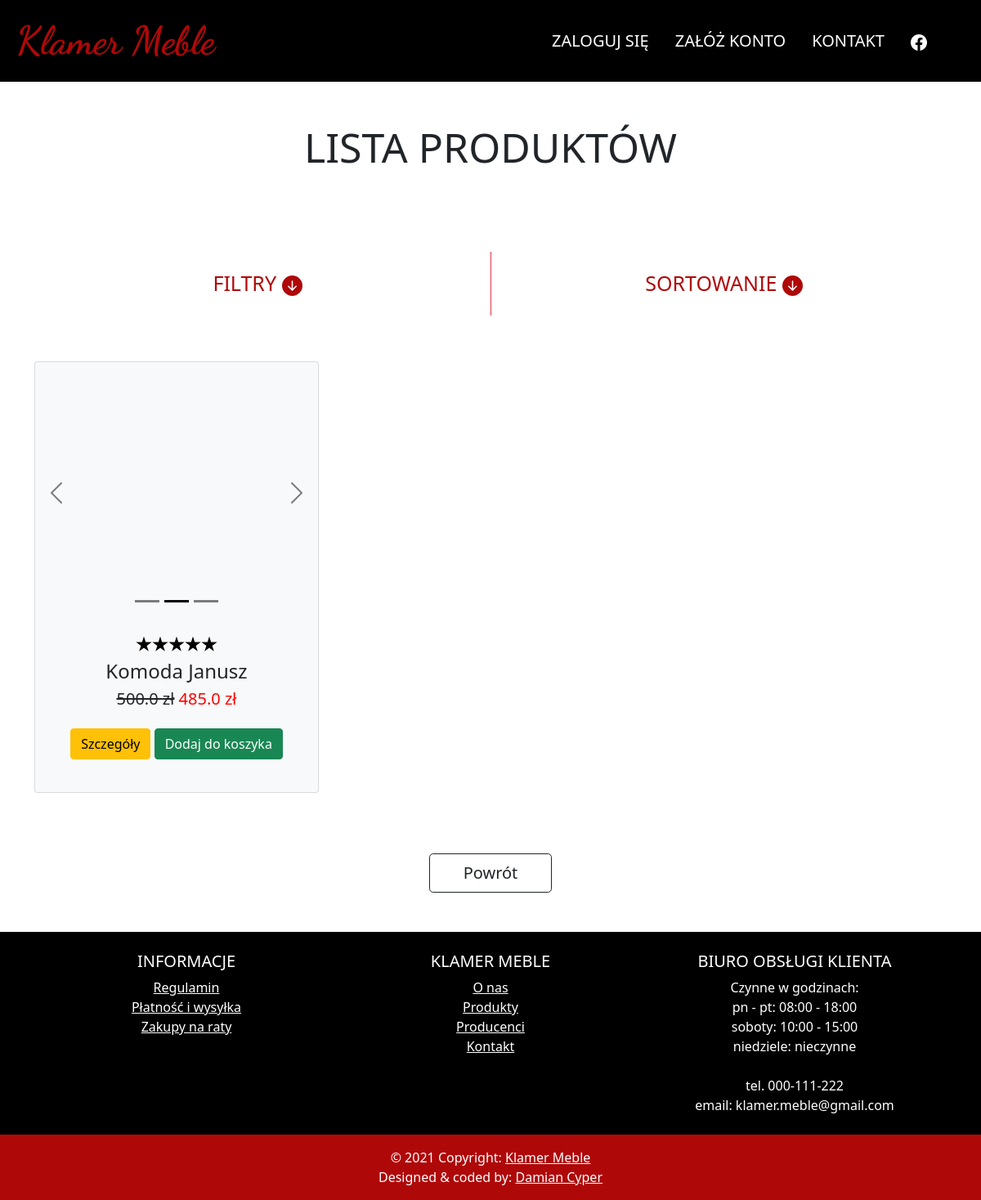
Page /categories/products/2 on the committed database.
### store/models.py (models this page shows, shortened)
class Furniture(models.Model):
    name = models.CharField(max_length=255)
    type = models.ForeignKey(FurnitureType, on_delete=models.CASCADE)
    state = models.CharField(choices=STATE, default='new', max_length=20)
    price = models.FloatField(default=200)
    origin = models.CharField(max_length=255)
    material = models.CharField(max_length=255)
    amount = models.IntegerField(default=0)
    description = models.TextField()
    warranty_time = models.IntegerField(default=0)
    discount = models.IntegerField(default=0)
    height = models.IntegerField()
    width = models.IntegerField()
    depth = models.IntegerField()
    rating = models.IntegerField(default=0)
    url1 = models.URLField(default='', blank=True)
    url2 = models.URLField(default='', blank=True)
    url3 = models.URLField(default='', blank=True)
    @property
    def price_with_discount(self):
        print(round(self.price * (1 - self.discount / 100), 2))
        return round(self.price * (1 - self.discount / 100), 2)

### store/views.py (the view)
# urls.py: path('categories/products/<int:pk>', ProductsMainView.as_view(template_name='products_main_view.html'), name='products_main'),
class ProductsMainView(generic.ListView):
    model = Furniture
    def get_queryset(self):
        products = super().get_queryset()
        products = products.filter(type__id=self.kwargs['pk'], amount__gt=0)
        prod_name = self.request.GET.get('prod_name', None)
        state = self.request.GET.get('state', None)
        height_from = self.request.GET.get('height_from', None)
        height_to = self.request.GET.get('height_to', None)
        price_from = self.request.GET.get('price_from', None)
        price_to = self.request.GET.get('price_to', None)
        sort_by = self.request.GET.get('sort_by', None)
        order = self.request.GET.get('order', None)
        if prod_name:
            products = products.filter(name__icontains=prod_name)
        if state:
            products = products.filter(state=state)
        if height_from:
            products = products.filter(height__gte=height_from)
        if height_to:
            products = products.filter(height__lte=height_to)
        if price_from:
            products = products.filter(price__gte=price_from)
        if price_to:
            products = products.filter(price__lte=price_to)
        if sort_by and order:
            if order == 'desc':
                sort_by = '-' + sort_by
            products = products.order_by(sort_by)
        return products

### store/templates/products_main_view.html (shortened to what this page needs)
{% extends 'navMenu.html' %}
{% block additional %}
    {% load static %}
    <link href="{% static 'store/products_main.css' %}" rel="stylesheet">
{% endblock %}
{% block main %}
    <div class="container">
        <h3 class="mb-5">Lista produktów</h3>
    </div>
    <div class="container" id="list" style="min-height: 74vh; mb-5">
        <div class="d-flex row mb-5">
            <div class="col-md-6 d-flex flex-column">
                <a class="heading" data-bs-toggle="collapse" href="#filters" role="button" aria-expanded="false" aria-controls="collapseExample">
                  Filtry
                  <svg xmlns="http://www.w3.org/2000/svg" width="25" height="25" fill="currentColor" class="bi bi-arrow-down-circle-fill" viewBox="0 0 16 16">
                      <path d="M16 8A8 8 0 1 1 0 8a8 8 0 0 1 16 0zM8.5 4.5a.5.5 0 0 0-1 0v5.793L5.354 8.146a.5.5 0 1 0-.708.708l3 3a.5.5 0 0 0 .708 0l3-3a.5.5 0 0 0-.708-.708L8.5 10.293V4.5z"/>
                  </svg>
                </a>
            </div>
            <div class="col-md-6 d-flex flex-column border-start border-danger">
                <a class="heading" data-bs-toggle="collapse" href="#sorting" role="button" aria-expanded="false" aria-controls="collapseExample">
                  Sortowanie
                  <svg xmlns="http://www.w3.org/2000/svg" width="25" height="25" fill="currentColor" class="bi bi-arrow-down-circle-fill" viewBox="0 0 16 16">
                      <path d="M16 8A8 8 0 1 1 0 8a8 8 0 0 1 16 0zM8.5 4.5a.5.5 0 0 0-1 0v5.793L5.354 8.146a.5.5 0 1 0-.708.708l3 3a.5.5 0 0 0 .708 0l3-3a.5.5 0 0 0-.708-.708L8.5 10.293V4.5z"/>
                  </svg>
                </a>
            </div>
        </div>
        <div class="row" style="position: relative; z-index: 2; width: 100%">
            {% for product in object_list %}
                <div class="col-lg-4 mt-2">
                    <a>
                        <div class="card text-center bg-light mb-4 pb-4">
                            <div id="a{{product.id}}" class="carousel slide mb-2" data-bs-touch="false" data-bs-interval="false">
                                <div class="carousel-indicators">
                                    <button type="button" data-bs-target="#a{{product.id}}" data-bs-slide-to="0"  aria-label="Slide 1" style="filter: invert(100%);"></button>
                                    <button type="button" data-bs-target="#a{{product.id}}" data-bs-slide-to="1" class="active" aria-current="true" aria-label="Slide 2" style="filter: invert(100%);"></button>
                                    <button type="button" data-bs-target="#a{{product.id}}" data-bs-slide-to="2" aria-label="Slide 3" style="filter: invert(100%);"></button>
                                  </div>
                                <div class="carousel-inner">
                                    <div class="carousel-item active">
                                        {% if product.url1%}
                                            <div class="img_div m-auto" style="width: 90%; height: 40vh; background-image: url({{product.url2}});"></div>
                                        {% else %}
                                            <div class="img_div no_img m-auto" style="width: 90%; height: 40vh;"></div>
                                        {% endif %}
                                    </div>
                                </div>
                                <button class="carousel-control-prev" type="button" data-bs-target="#a{{product.id}}" data-bs-slide="prev">
                                    <span class="carousel-control-prev-icon" aria-hidden="true" style="filter: invert(100%);"></span>
                                </button>
                                <button class="carousel-control-next " type="button" data-bs-target="#a{{product.id}}" data-bs-slide="next">
                                    <span class="carousel-control-next-icon" aria-hidden="true" style="filter: invert(100%);"></span>
                                </button>
                            </div>
                            <div class="stars py-2">
                                <div {% if product.rating >= 1 %} style="background-color: gold" {% else %} style="background-color: black" {% endif%}></div>
                                <div {% if product.rating >= 2 %} style="background-color: gold" {% else %} style="background-color: black" {% endif%}></div>
                                <div {% if product.rating >= 3 %} style="background-color: gold" {% else %} style="background-color: black" {% endif%}></div>
                                <div {% if product.rating >= 4 %} style="background-color: gold" {% else %} style="background-color: black" {% endif%}></div>
                                <div {% if product.rating >= 5 %} style="background-color: gold" {% else %} style="background-color: black" {% endif%}></div>
                            </div>
                            <h4>{{product.name}}</h4>
                            <h5>
                                <span {% if product.discount > 0 %} style="text-decoration: line-through" {% endif %}>{{product.price}} zł</span>
                                {% if product.discount > 0 %}
                                    <span style="color: red">{{product.price_with_discount}} zł</span>
                                {% endif %}
                            </h5>
                            <div id="btns" class="my-3">
                                <a class="btn btn-warning" href="{% url 'prod_details' product.id %}">Szczegóły</a>
                                <a class="btn btn-success" href="{% url 'add_to_cart' product.id %}">Dodaj do koszyka</a>
                            </div>
                        </div>
                    </a>
                </div>
            {% endfor %}
        </div>
        <a type="button" class="btn btn-lg btn-outline-dark mb-5" href="{% url 'category_choice' %}" id="go_back">Powrót</a>
    </div>
{% endblock %}

### store/static/store/products_main.css (style rules this page uses)
.img_div { background-repeat: no-repeat; background-size: cover; background-position: center; }
.no_img { background-image: url('./images/no_img.jpg'); }
h3 { text-transform: uppercase; font-size: 50px!important; text-align: center; padding: 50px 0; }
.stars > div { clip-path: polygon(50% 0%, 61% 35%, 98% 35%, 68% 57%, 79% 91%, 50% 70%, 21% 91%, 32% 57%, 2% 35%, 39% 35%); width: 20px; height: 20px; background-color: gold; }
.stars { display: flex; justify-content: center; }
.heading { display: block; font-size: 25px; text-decoration: none; color: #af0809; text-transform: uppercase; margin: 20px auto; }
#go_back { margin: 50px auto; display: block; width: 150px; }

### templates/base.html (style rules this page uses)
* { scrollbar-color: #af0809 #e4e4e4; scrollbar-width: 15px; }

### rows in the picture
Furniture: rating 0 (drawn), name "Komoda Janusz", price "500.0", price_with_discount "485.0"
